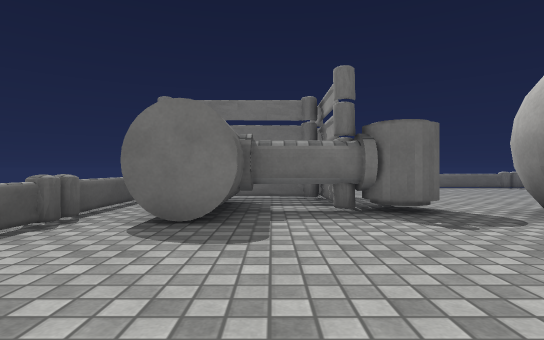
[1] (above)

16 first-person views from a walk through a 3-D level made in the Unity game engine. The camera is 0.72 m above the floor, looks level and sees 80° across. The floor is counted in squares, 1 m on a side. Each view is taken from the middle of a square. On the plan, view 1 faces up. The plan holds only what a view shows up to about 10 squares ahead; the rest is blank. The place goes on beyond the plan. The player character is not drawn. Surface patterns are stand-ins for the level's own textures.

[2]
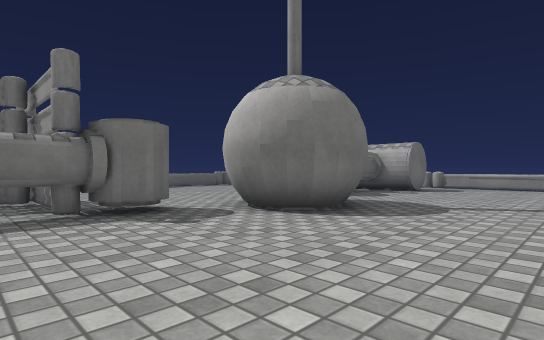

[3]
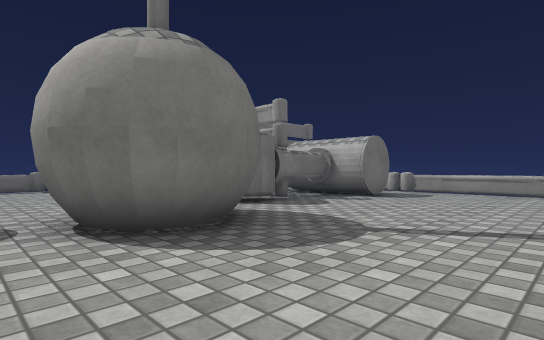

[4]
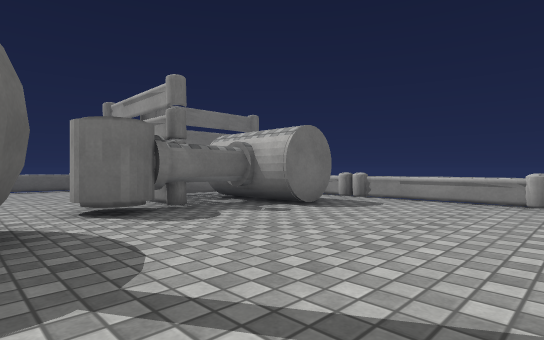

[5]
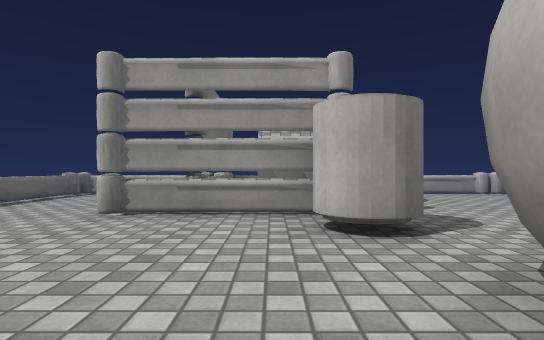

[6]
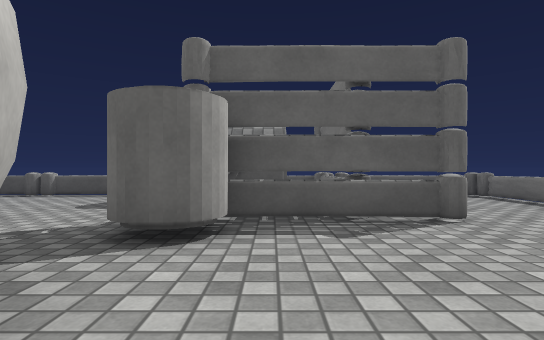

[7]
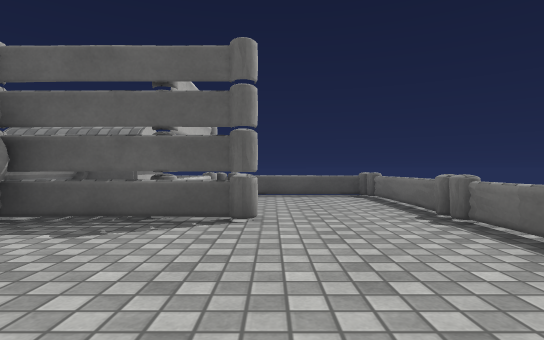

[8]
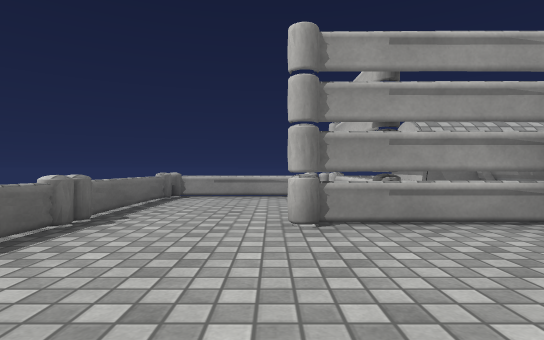

[9]
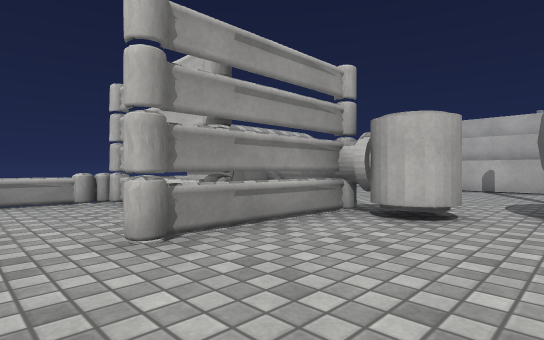

[10]
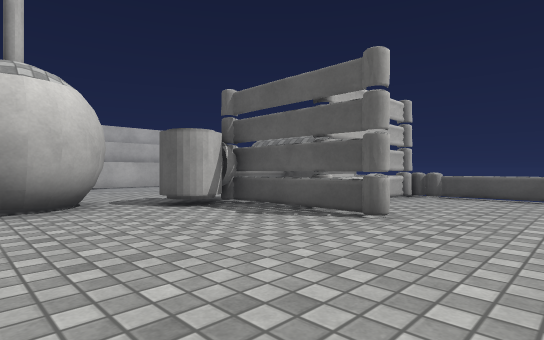

[11]
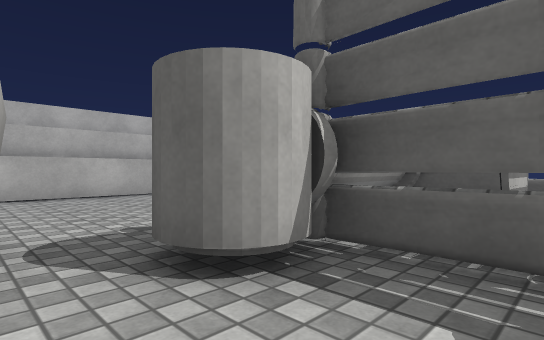

[12]
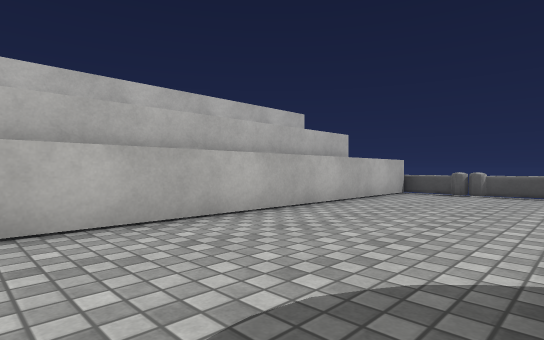

[13]
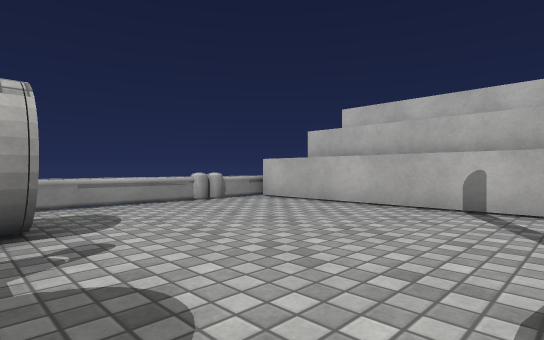

[14]
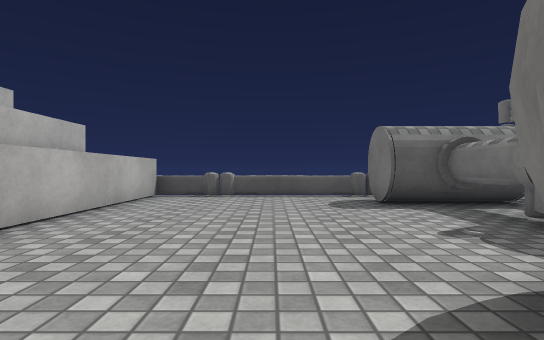

[15]
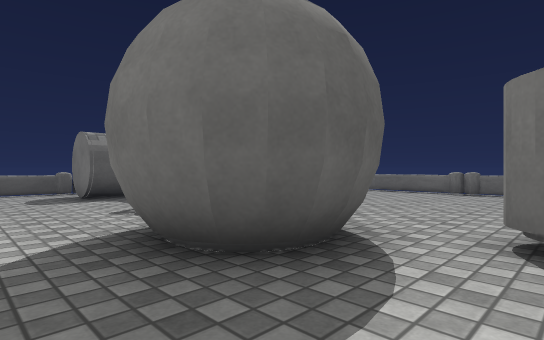

[16]
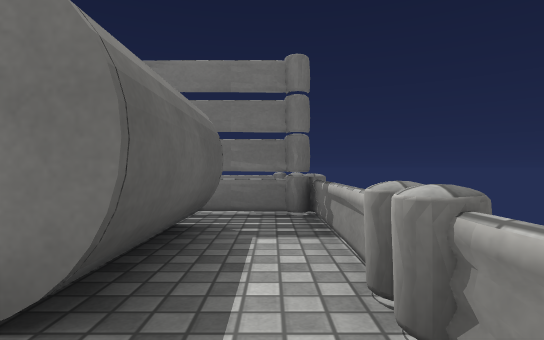

### Floor plan
Points are (right, up) in squares from view 1. A wall is a line through its corners. A room is listed if a view was taken in it or the views show most of it. See-through windows are left out.
Room 1 (views 1, 2, 3, 4, 5, 6, 7, 8, 9, 10, 11, 12, 13, 14, 15, 16)
walls: (9.1, 6.4) (9.2, 9.5); (0.8, 8.3) (-2.4, 8.4); (1.5, 9.7) (1.3, 8.2); (1.4, 9.7) (1.4, 6.5); (10, 8.4) (13.4, 8.3) (13.5, 8.7); (-2.6, 8.4) (1, 8.4); (13.2, 8.5) (13.8, 8.7); (13.3, 8.3) (10.8, 8.3); (-3.1, -1.2) (13.6, -1.2)
low walls: (1.3, 6.4) (1.3, 8.8); (4.9, 12.7) (1.6, 12.7); (9.1, 12.7) (5.6, 12.7); (0.7, 12.7) (-2.6, 12.7); (-3.1, 4.3) (-3.1, 0.6); (-3, 8.3) (-3.1, 5.1); (13.7, 5) (13.7, 8.4); (13.7, 9.1) (13.7, 12.5); (13.6, 0.9) (13.7, 4.3); (-3.1, 0.1) (-3.1, -1.2); (-3, 12.5) (-3, 8.9); (13.1, 12.7) (9.8, 12.7); (13.6, -1.2) (13.6, 0.1)
objects: other object (-2, 5) to (3, 7); white ball (4, 3) to (6, 6); other object (8, 5) to (12, 7)

Where each view was taken, in squares from view 1:
view 1: 0 up, 0 right, facing up
view 2: 0 up, 0 right, facing up-right
view 3: 0 up, 3 right, facing up-right
view 4: 0 up, 6 right, facing up-right
view 5: 7 up, 4 right, facing right
view 6: 7 up, 6 right, facing left
view 7: 10 up, 6 right, facing left
view 8: 10 up, 5 right, facing right
view 9: 11 up, 6 right, facing down-right
view 10: 12 up, 6 right, facing down-left
view 11: 8 up, 4 right, facing down-left
view 12: 3 up, 7 right, facing down-left
view 13: 5 up, 7 right, facing down-right
view 14: 2 up, 6 right, facing left
view 15: 2 up, 8 right, facing up-left
view 16: 3 up, 13 right, facing up
